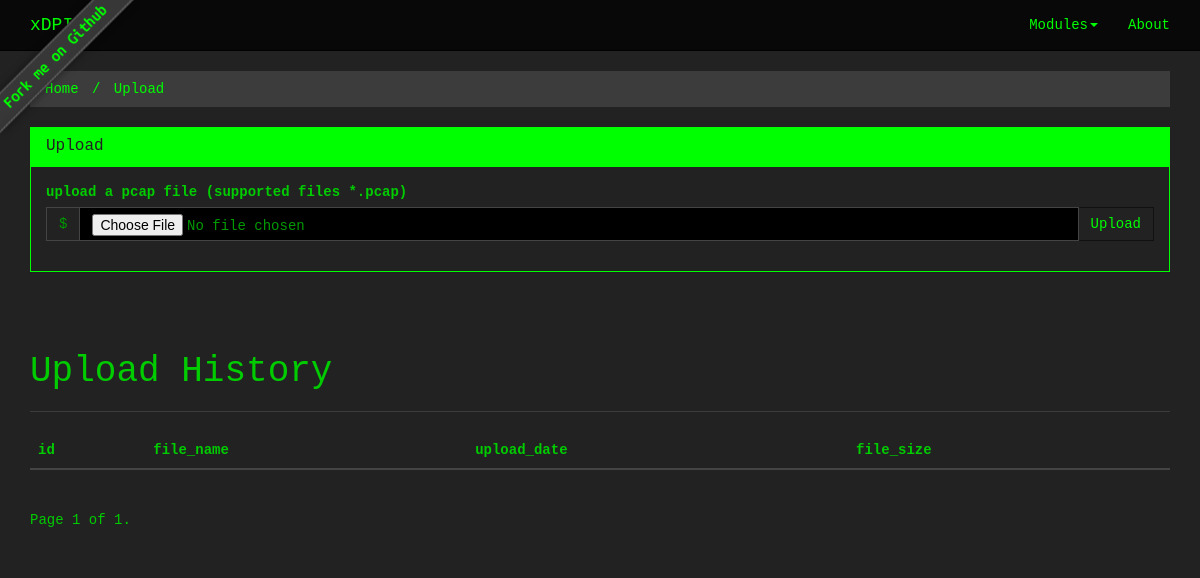
Before: /upload/ with the older database file.
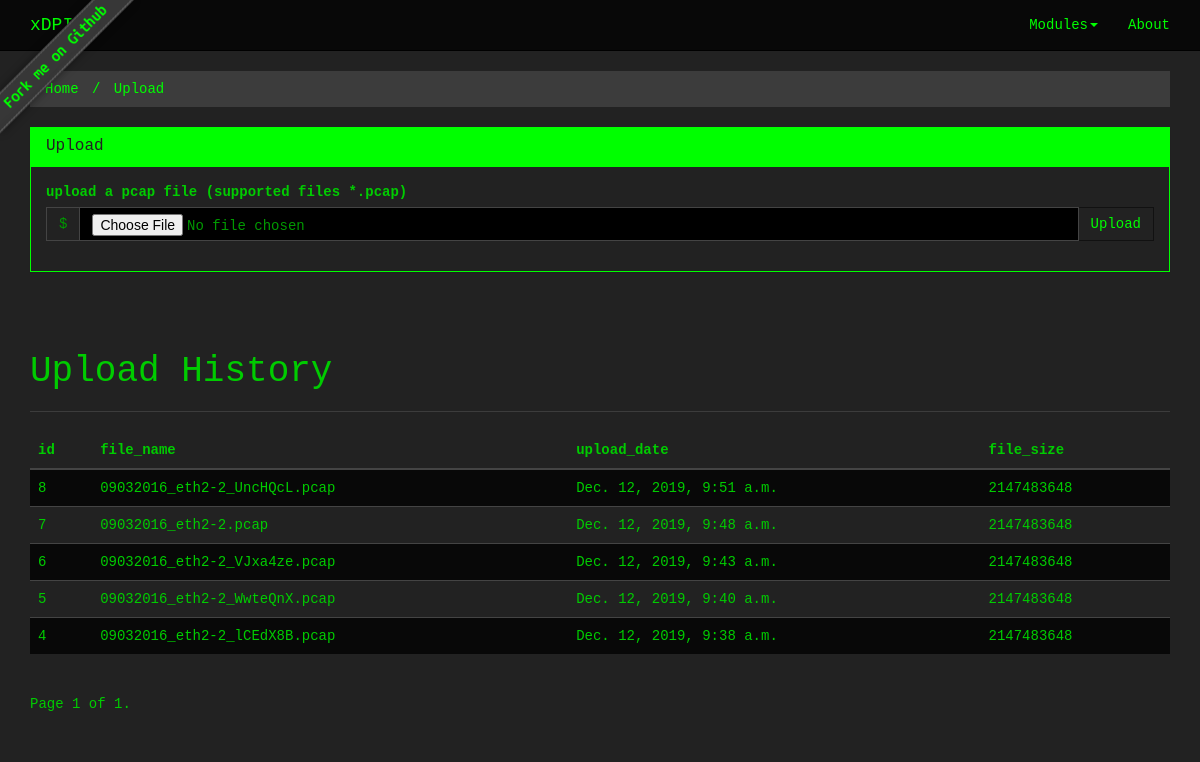
After: the same page with the newer database file.
### upload/models.py (models this page shows)
class xDPI_upload_history(models.Model):
	file_name = models.CharField(max_length=100)
	upload_date = models.DateTimeField(blank=True, null=True)
	file_size = models.BigIntegerField(default=0)
	class Meta:
		managed = True
		db_table = 'xDPI_upload_history'

### upload/views.py (the view, shortened to what this page needs)
# urls.py: path('', upload, name='upload'),
def upload(request):
	data = {}
	data['breadcrumb'] = [('Home','',''),('Upload','active','')]
	data['upload_history_columns'] = [field.name for field in xDPI_upload_history._meta.fields]
	data['upload_history'] = xDPI_upload_history.objects.all().order_by('-upload_date')
	uploads = xDPI_upload_history.objects.all().order_by('-upload_date')
	paginator = Paginator(uploads,5)
	page = request.GET.get('page')
	data['datas'] = paginator.get_page(page)
	return render(request, 'upload/upload.html', data)

### upload/templates/upload/upload.html (shortened to what this page needs)
{% include 'dashboard/base.html' %}
{% block content %}
    <div class="container">
        <div class="row">
            <div class="col-md-12">
                <div class="bs-component">
                    <ul class="breadcrumb">
                        {% for item,status,url in breadcrumb %}
                            <li class="{{ status }}"><a href="{{ url }}">{{ item }}</a></li>
                        {% endfor %}
                    </ul>
                </div>
            </div>
        </div>
        {% if not scan_path %}
            <div class="row">
                <div class="col-md-12">
                    <div class="panel panel-primary">
                        <div class="panel-heading"><h3 class="panel-title">Upload</h3></div>
                        <div class="panel-body">
                            <div class="form-group">
                                <form method='POST' action="{% url 'upload' %}" enctype="multipart/form-data">
                                    <label class="control-label">upload a pcap file (supported files *.pcap)</label>
                                    <div class="input-group">
                                        <span class="input-group-addon">$</span>
                                        <input class="form-control" type="file" name="myPcap" id="myPcap">
                                        <span class="input-group-btn">
                                            <button class="btn btn-default" type="submit" value="Submit">Upload</button>
                                        </span>
                                    </div>
                                </form>
                            </div>
                        </div>
                    </div>
                </div>
            </div>
            <div class="row tall-row">
                <div class="col-lg-12">
                    <h1>Upload History</h1>
                    <hr>
                </div>
            </div>
            <div class="row">
                <div class="col-lg-12">
                    <table class="table table-striped table-hover ">
                        <thead>
                            <tr>
                                {% if upload_history_columns %}
                                    {% for column in upload_history_columns %}
                                        <th>{{column}}</th>
                                    {% endfor %}
                                {% endif %}
                            </tr>
                        </thead>
                        <tbody>
                            {% for data in datas %}
                                <tr>
                                    <td>{{ data.id }}</td>
                                    <td>{{ data.file_name }}</td>
                                    <td>{{ data.upload_date }}</td>
                                    <td>{{ data.file_size }}</td>
                                </tr>
                            {% endfor %}
                        </tbody>
                    </table>
                </div>
            </div>
            <div class="pagination">
                <span class="step-links">
                    <span class="current">
                        Page {{ datas.number }} of {{ datas.paginator.num_pages }}.
                    </span>
                </span>
            </div>
        {% endif %}
{% endblock content %}

### dashboard/templates/dashboard/base.html (shortened to what this page needs)
{% load static %}
<!DOCTYPE html>
<html>
<head>
    <link href="{% static 'css/hacker.css' %}" rel="stylesheet">
</head>
<body>
    <a href="https://github.com/devilsocket"><img style="position: absolute; top: 0; left: 0; border: 0;z-index:1001;" src="{% static 'images/fork.png' %}" alt="Fork me on GitHub"></a>
    <nav class="navbar navbar-default navbar-static-top">
        <div class="container">
            <div class="navbar-header">
                <a class="navbar-brand" href="#">xDPI</a>
            </div>
            <div id="navbar" class="navbar-collapse collapse">
                <ul class="nav navbar-nav navbar-right">
                    <li class="dropdown">
                        <a href="#" class="dropdown-toggle" data-toggle="dropdown" role="button" aria-expanded="false">Modules<span class="caret"></span> </a>
                    </li>
                    <li>
                        <a href="" target="_blank">About</a>
                    </li>
                </ul>
            </div>
        </div>
    </nav>
</body>
</html>

### dashboard/templates/dashboard/base.html (style rules this page uses)
.tall-row { margin-top: 40px; }

Changed rows visible on the page:
added xDPI_upload_history: id "8", file_name "09032016_eth2-2_UncHQcL.pcap", upload_date "Dec. 12, 2019, 9:51 a.m.", file_size "2147483648"
added xDPI_upload_history: id "7", file_name "09032016_eth2-2.pcap", upload_date "Dec. 12, 2019, 9:48 a.m.", file_size "2147483648"
added xDPI_upload_history: id "6", file_name "09032016_eth2-2_VJxa4ze.pcap", upload_date "Dec. 12, 2019, 9:43 a.m.", file_size "2147483648"
added xDPI_upload_history: id "5", file_name "09032016_eth2-2_WwteQnX.pcap", upload_date "Dec. 12, 2019, 9:40 a.m.", file_size "2147483648"
added xDPI_upload_history: id "4", file_name "09032016_eth2-2_lCEdX8B.pcap", upload_date "Dec. 12, 2019, 9:38 a.m.", file_size "2147483648"
